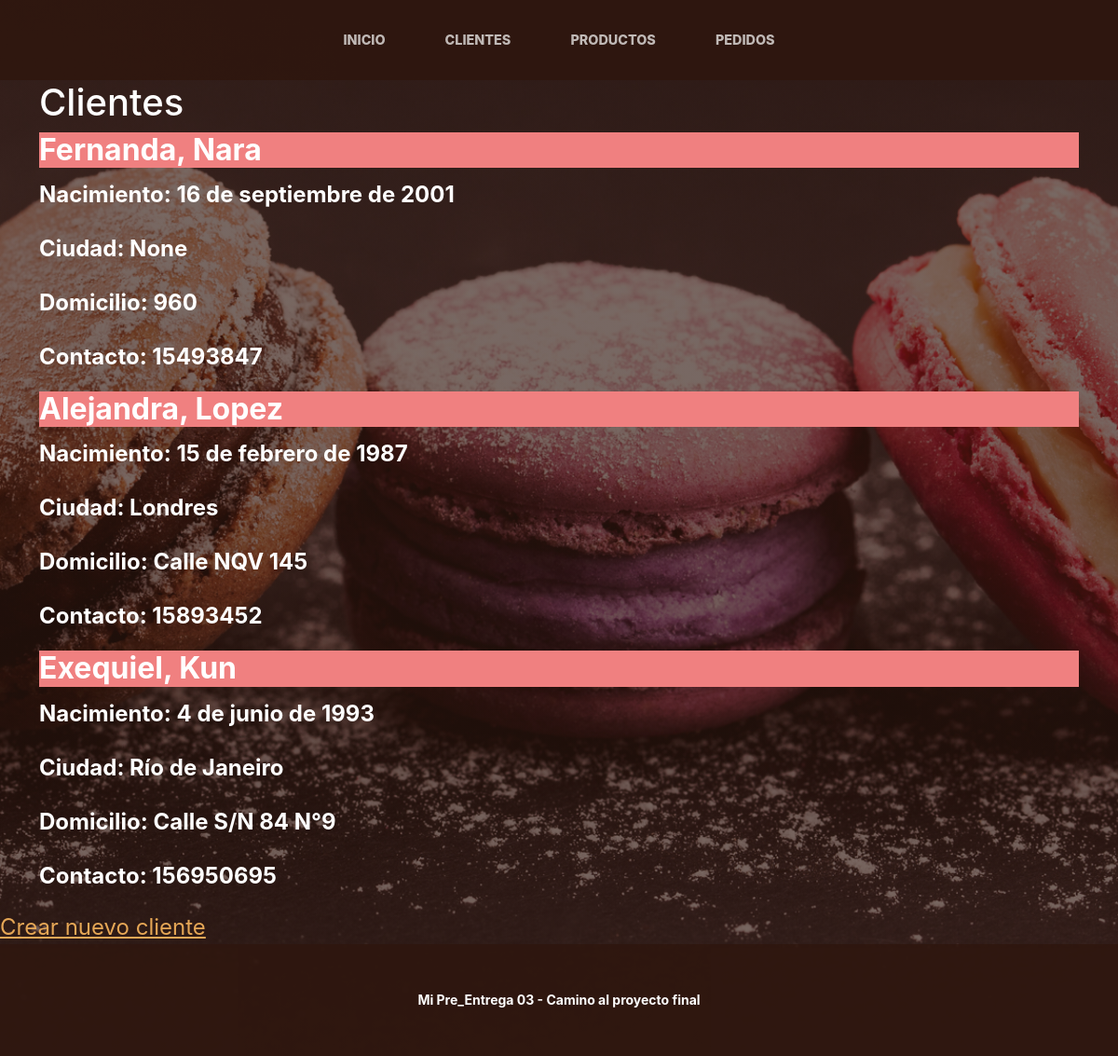
The page /cliente/ on the database its author committed.
### apps/cliente/models.py (models this page shows, shortened)
class Cliente(models.Model):
    nombre = models.CharField(max_length=20)
    apellido = models.CharField(max_length=20)
    nacimiento = models.DateField(null=True)
    contacto = models.CharField(max_length=25)
    ciudad_id = models.ForeignKey(Ciudad, on_delete=models.SET_NULL, null=True, blank=True)
    domicilio = models.CharField(max_length=25)

class Ciudad(models.Model):
    nombre = models.CharField(max_length=20)
    def __str__(self):
        return self.nombre

### apps/cliente/views.py (the view)
# urls.py: path('', home, name='home'),
def home(request):
    clientes_registros = Cliente.objects.all()
    contexto = {"clientes": clientes_registros}
    return render(request, "cliente/index.html", contexto)

### apps/cliente/templates/cliente/index.html
{% extends 'MENU/index.html' %}
    {% block INDEX_TITULO %}
        <div class="container">
            <h1>Clientes</h1>
        </div>
    {% endblock INDEX_TITULO %}
    {% block INDEX_CONTENIDO %}
        <div class="container">
            {% for cliente in clientes %}
                <h2 style="background-color: lightcoral; font-weight: bold;">{{ cliente.nombre }}, {{ cliente.apellido }}</h2>
                <p style="font-size: x-large; font-weight: bold; color: white;">Nacimiento: {{ cliente.nacimiento }}</p>
                <p style="font-size: x-large; font-weight: bold; color: white;">Ciudad: {{ cliente.ciudad_id }}</p>
                <p style="font-size: x-large; font-weight: bold; color: white;">Domicilio: {{ cliente.domicilio }}</p>
                <p style="font-size: x-large; font-weight: bold; color: white;">Contacto: {{ cliente.contacto }}</p>
            {% endfor %}
        </div>
        <a href="{% url 'cliente:nuevocliente' %}"  style="font-size: x-large;">Crear nuevo cliente</a>
    {% endblock INDEX_CONTENIDO %}

### rows shown on the page
Cliente: nombre "Fernanda", apellido "Nara", nacimiento "16 de septiembre de 2001", ciudad_id "None", domicilio "960", contacto "15493847"
Cliente: nombre "Alejandra", apellido "Lopez", nacimiento "15 de febrero de 1987", ciudad_id "Londres", domicilio "Calle NQV 145", contacto "15893452"
Cliente: nombre "Exequiel", apellido "Kun", nacimiento "4 de junio de 1993", ciudad_id "Río de Janeiro", domicilio "Calle S/N 84 N°9", contacto "156950695"
